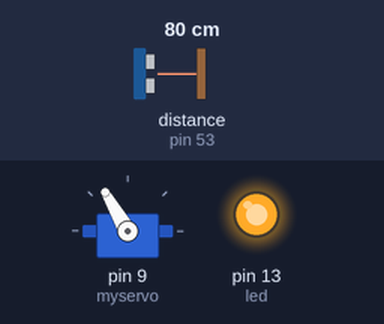
Simulated run of this sketch. Board: Arduino Mega 2560, built with avr-gcc and run on an emulated ATmega2560. Parts: servo, output pins drawn as LEDs (lit = HIGH). The test bench sets the inputs (shaded band); at power-on: distance to the obstacle (sensor on pin 53) 80 cm. The echo pulse lasts 58.3 µs per cm; pins used as bus, display or sensor lines are not drawn; what the sketch prints to the serial monitor is not drawn.

Above: at 1.2 s.
1.3 s: distance to the obstacle (sensor on pin 53) set to 12 cm
2.8 s: distance to the obstacle (sensor on pin 53) set to 9 cm
At 4.0 s:
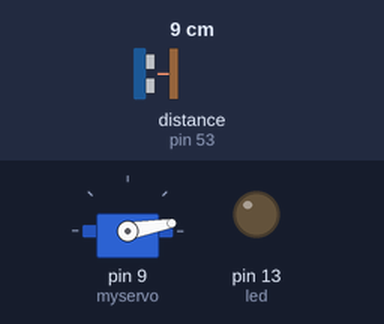
4.3 s: distance to the obstacle (sensor on pin 53) set to 35 cm
At 5.5 s:
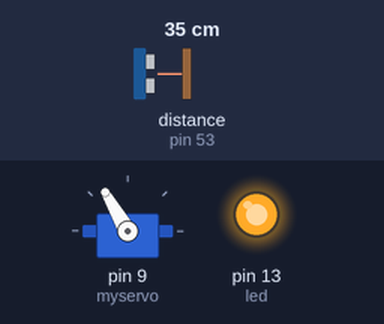
5.8 s: distance to the obstacle (sensor on pin 53) set to 2 cm
At 6.2 s:
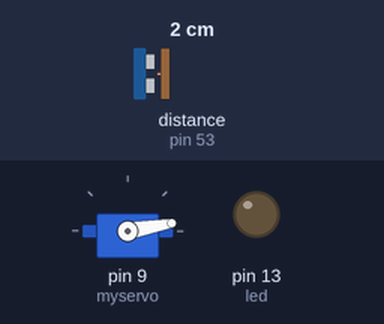
Timing chart, 0 to 8.3 s (numbered marks = the images above; inputs shaded):
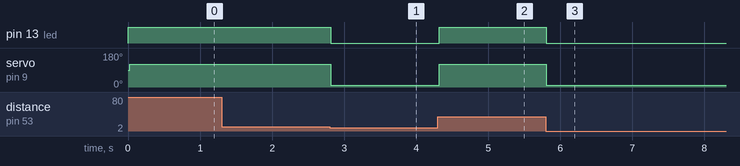

Measured:
- the behaviour switches between 11 and 10 cm on distance to the obstacle (sensor on pin 53) (found by bisection; images 0 and 1)
- after the input at 2.8 s, pin 13 (led): HIGH → LOW at once; servo on pin 9 (myservo): 120° → 10° at once
- after the input at 4.3 s, pin 13 (led): LOW → HIGH at once; servo on pin 9 (myservo): 10° → 120° at once
- after the input at 5.8 s, pin 13 (led): HIGH → LOW at once; servo on pin 9 (myservo): 120° → 10° at once

The sketch:

automated-trash-bin.ino
```cpp
#include <Servo.h>
#include <NewPing.h>


#define INF 9999

const int led = 13; //default: 13
const int vcc_hcsr_04 = 49; //default: 49
const int trigger_pin = 51; //default: 51
const int echo_pin = 53; //default: 53

int counter = 0;

int data[5];

Servo myservo;
NewPing hcsr(trigger_pin,echo_pin,200);

void sortdata(){

  for(int i = 0; i<5; i++)
    for(int j = 0; j<5; j++)
      if(data[i]>data[j]){
        int temp = data[i];
        data[i] = data[j];
        data[j] = temp;
      }

}


void setup(){

for(int i=0; i<5; i++) data[i] = INF;
pinMode(vcc_hcsr_04,OUTPUT);
digitalWrite(vcc_hcsr_04,HIGH);
pinMode(led,OUTPUT);
digitalWrite(led,HIGH);
myservo.attach(9);
Serial.begin(115200);

}

void loop(){

if(counter>4) counter = 0;

int reading = hcsr.ping_cm();
Serial.print("RAW DATA: ");
Serial.println(reading);

//MEDIAN FILTER
data[counter++] = reading;

if(counter==4){
sortdata();
Serial.print("FILTERED DATA: ");
Serial.println(data[2]);
if(data[2]>10 || data[2]<2){
  myservo.write(120);
  digitalWrite(led,HIGH);
}

if(data[2]<=10 && data[2]>=2){
  myservo.write(10);
  digitalWrite(led,LOW);
}
}

}
```
